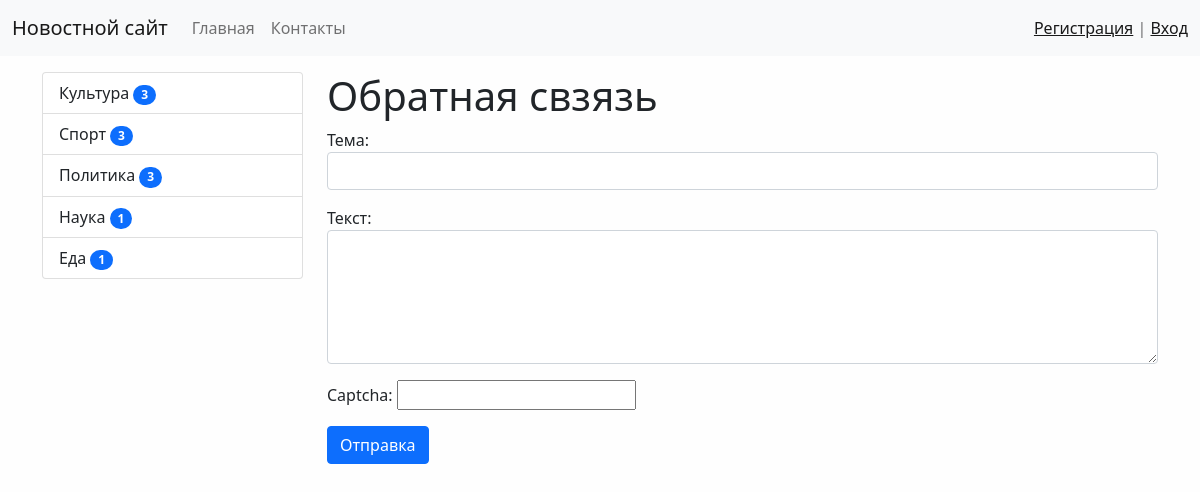
Page /contact/ on the committed database.
### news/models.py (models this page shows, shortened)
class Category(models.Model):
    title = models.CharField(max_length=150, db_index=True, verbose_name='Наименование категорий')
    def get_absolute_url(self):
        return reverse('category', kwargs={"category_id": self.pk})
    class Meta:
        verbose_name = 'Категория'
        verbose_name_plural = 'Категории'
        ordering = ['title']

### news/views.py (the view)
# urls.py: path('contact/', contact, name='contact'),
def contact(request):
    if request.method == 'POST':
        form = ContactForm(request.POST)
        if form.is_valid():
            mail = send_mail(form.cleaned_data['subject'], form.cleaned_data['content'], 'extra-kent@mail.ru', ['intfloatwork@yandex.ru'], fail_silently=True)
            if mail:
                messages.success(request, 'Отправлено')
                return redirect('contact')
            else:
                messages.error(request, 'Ошибка отправки')
        else:
            messages.error(request, 'Ошибка валидации')
    else:
        form = ContactForm()
    return render(request, 'news/test.html', {"form": form})

### news/forms.py
class ContactForm(forms.Form):
    subject = forms.CharField(label='Тема', widget=forms.TextInput(attrs={'class': 'form-control'}))
    content = forms.CharField(label='Текст', widget=forms.Textarea(attrs={'class': 'form-control', "rows": 5}))
    captcha = CaptchaField()

### news/templatetags/news_tags.py (called while the page is built)
@register.inclusion_tag('news/list_categories.html')
def show_categories(arg1='Hello', arg2='world'):
    categories = Category.objects.annotate(cnt=Count('news', filter=F('news__is_published'))).filter(cnt__gt=0)
    return {"categories": categories, "arg1": arg1, "arg2": arg2}

### news/templates/news/test.html (shortened to what this page needs)
{% extends 'base.html' %}
{% block sidebar %}
{% include 'inc/_sidebar.html' %}
{% endblock %}
{% block content %}
<h1>Обратная свзязь</h1>
<form method="post">
  {{ form.as_p }}
  <button type="submit" class="btn btn-primary btn-block">Отправка</button>
</form>
{% endblock %}

### news/templates/news/list_categories.html
<div class="list-group">
     {% for item in categories %}
    <a href="{{ item.get_absolute_url }}" class="list-group-item list-group-item-action">
        {{ item.title }}  <span class="badge bg-primary rounded-pill">{{ item.cnt }}</span></a>
    {% endfor %}
</div>

### mysite/static/css/style.css (style rules this page uses)
body { background-color: #fefefe; }

### rows in the picture
Category: title "Культура", cnt "3"
Category: title "Спорт", cnt "3"
Category: title "Политика", cnt "3"
Category: title "Наука", cnt "1"
Category: title "Еда", cnt "1"
